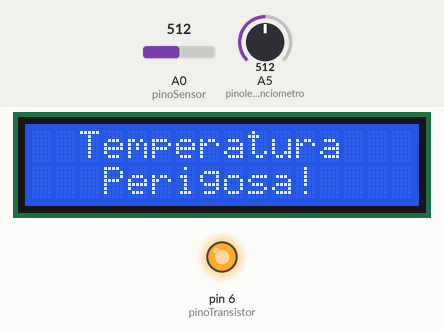
Recording of a sketch running on a simulated Arduino Uno, built with avr-gcc and run on an emulated ATmega328P. On the bench: 16×2 character LCD, output pins drawn as LEDs (lit = HIGH). The test bench sets the inputs (shaded band); at power-on: A0 (pinoSensor) = 512, A5 (pinoleituraPotenciometro) = 512. What the sketch prints to the serial monitor is not drawn.

Above: at 1.2 s.
1.3 s: A0 (pinoSensor) set to 116
3.2 s: A0 (pinoSensor) set to 98
At 5.1 s:
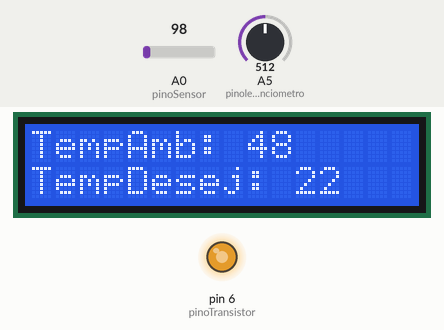
5.5 s: A0 (pinoSensor) set to 0
At 6.9 s:
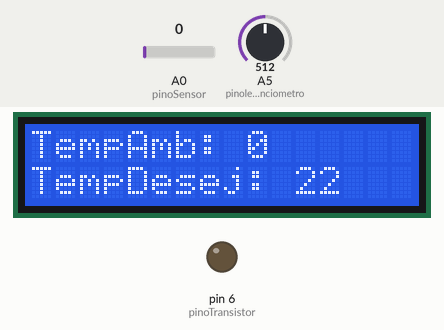
9.6 s: A5 (pinoleituraPotenciometro) set to 716
At 10.2 s:
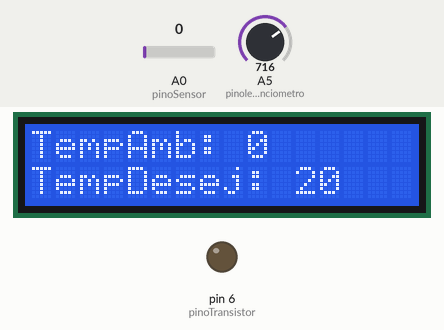
11.1 s: A0 (pinoSensor) set to 39
At 12.3 s:
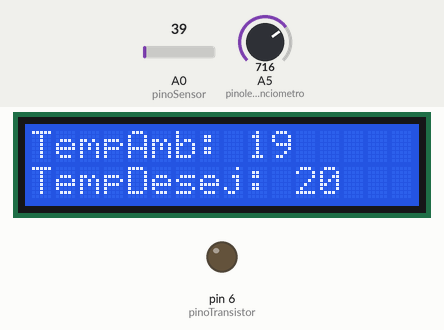
12.6 s: A0 (pinoSensor) set to 46
At 14.2 s:
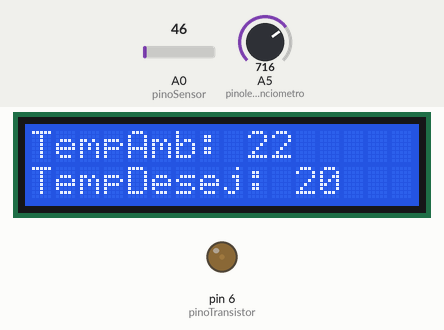
Timing chart, 0 to 15.4 s (numbered marks = the images above; inputs shaded):
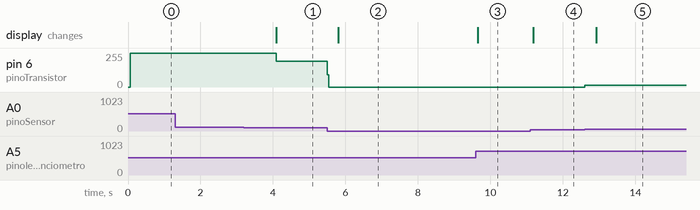

The sketch:

Projeto_ControladorTemp.ino
```cpp
#include<LiquidCrystal.h>                //estou importando a biblioteca do lcd
LiquidCrystal lcd(12,11,5,4,3,2);        //aqui estou definindo os pinos do lcd
long int pinoTransistor = 6;

/*Função para formatar os valeros analogicos dados pelo sensor de temperatura,
retornando o valor da temperatura ambiente.*/
int convercaoTemp(){
      long int pinoSensor = 0;
      int temperatura;
      temperatura = map(analogRead(pinoSensor),0,102,0,50);
      return temperatura;
}


/* Função para formatar os valeros analogicos dados pelo potenciometro,
retornando o valor da temperatura desejada.*/
int convercaoValorDesejado(){
      int valorDesejado;
      long int pinoleituraPotenciometro = 5;
      valorDesejado = map(analogRead(pinoleituraPotenciometro), 1080,0,15,30);
      return valorDesejado;
}


/*    Função que reberá como parametro dois argumentos x e y para serem
      impressos no LCD 16x2,
      x será a temperatura abiente e sera impresso na parte superior do LCD
      y será a temperatura desejada e sera impresso na parte inferior do LCD
 */
int imprimir_valores_lcd(int x,int y){
      lcd.clear();               //Limpa a tela  do lcd
      lcd.setCursor(0,0);        // imprimi o conteúdo anterior na coluna 0 e na linha 0
      lcd.print("TempAmb: ");    // imprimi o conteúdo entre aspas
      lcd.print(x);              // imprimindo o valor de x,por  parametro a temperatura ambiente
      lcd.setCursor(0,1);
      lcd.print("TempDesej: ");
      lcd.print(y);              //imprimi o valor de y, por  parametro a temperatura desejada
}


int serialImprimir(int x, int y){
      Serial.print("Tenperatura: ");
      Serial.println(x);
      Serial.print("Temperatura desejada: ");
      Serial.println(y);
}


/*Essa Função foi criada com intuito de abestrair o valor
 * analogico dado pelo pino do arduino que esta ligado
  a base do transistor, regulando a quantidade
  de giros do motor. A função pega a diferença de temperatura
  da temperatura ambiente e a
  temperatura desejada, para ser dado o valor
  analogico correspondente esse valor multiplicado
  por 7,5 que é a constante tirado de uma
  equação do primeiro grau simples, onde
  pegamos a menor temperatura que podemos chegar
  que 16 graus C*, com diferença da maior temp fornecida que
  podemos obserar pelo o sensor que é 50 graus C
  tem multiplicado por x dando igual ao valor anoligico 5V que é 255.*/
int Vanalog_Diferenca_Temp(int x, int y){
      float j =  x - y;
      return j * 7.5;
}


void setup(){
      Serial.begin(9600);
      lcd.begin(16,2); // aqui estou especificando a quantidade de lacunas e linhas do lcd
      pinMode(pinoTransistor, OUTPUT);

}


void loop(){

  //Este if limita o codigo de receber valores correspondentes as temperaturas acima de 50
  if( convercaoTemp() > 50){
      lcd.clear();
      lcd.setCursor(2,0);
      lcd.print("Temperatura");
      lcd.setCursor(3,1);
      lcd.print("Perigosa!");
      Serial.println("!!!Temperatura Perigosa!!!");
      analogWrite(pinoTransistor, 255);
      delay(1000);}

  else{
      /*aqui estou chamando a função para printar os conteudos para o lcd,
      passando por parametros valores das funçoes que retornam a
      temperatura ambiente e temperatura desejada */
      imprimir_valores_lcd(convercaoTemp(),convercaoValorDesejado());

      /*aqui estou chamando a função para printar os conteudos por comunicação serial,
      passando por parametros valores das funçoes que retornam a t
      emperatura ambiente e temperatura desejada */
      serialImprimir(convercaoTemp(), convercaoValorDesejado());

      /*Nesse if verificamos se a temperatura deseja é menor que a temperatura ambiente, se caso for e pino
       do transistor é ativado na intensidade desejada, se caso for menor o pino do transistor é desligado */
      if(convercaoValorDesejado() < convercaoTemp()){
            analogWrite( pinoTransistor ,Vanalog_Diferenca_Temp( convercaoTemp(),convercaoValorDesejado() ) );  }
      else {
            digitalWrite(pinoTransistor, LOW);  }
      }
}
```

Measured:
- the behaviour switches between 105 and 104 on A0 (pinoSensor) (found by bisection; images 0 and 1)
- after the input at 1.3 s, every drawn part: stays the same
- after the input at 3.2 s, pin 6 (pinoTransistor): 255/255 → 195/255 after 0.89 s; the display: changes after 0.89 s (image 1)
- after the input at 5.5 s, pin 6 (pinoTransistor): 195/255 → 0/255 at once; the display: changes after 0.31 s (image 2)
- after the input at 9.6 s, the display: changes after 0.05 s (image 3)
- after the input at 11.1 s, the display: changes after 0.08 s (image 4)
- after the input at 12.6 s, pin 6 (pinoTransistor): 0/255 → 15/255 at once; the display: changes after 0.32 s (image 5)
